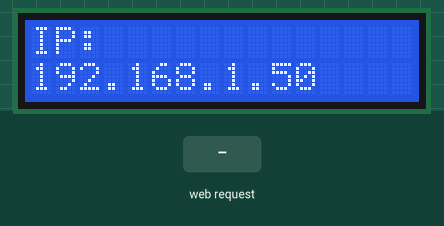
This sketch was run on a simulated ESP32-C3. On the bench: 16×2 character LCD. The inputs (shaded band) are chosen by the test bench. WiFi joins after 1.5 s; servers stay silent unless stated; what the sketch prints to the serial monitor is not drawn.

Above: at 2.9 s.
3.0 s: HTTP request GET /update?fingers=1 received
At 4.0 s:
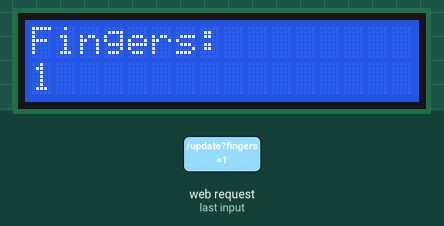
4.5 s: HTTP request GET /update?fingers=0 received
At 5.2 s:
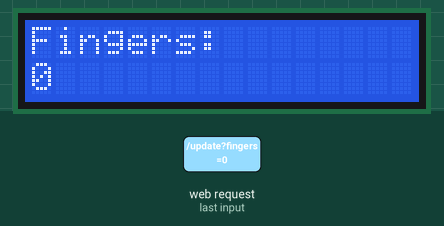
Timing chart, 0 to 7.5 s (numbered marks = the images above; inputs shaded):
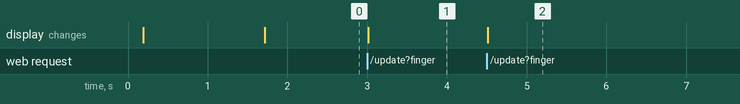

The sketch:

DEMNGONTAYIDE.ino
```cpp
#include <WiFi.h>
#include <WebServer.h>
#include <Wire.h>
#include <LiquidCrystal_I2C.h>

// ==== Cấu hình Wi-Fi ====
const char* ssid = "4 Thang Dan";       // Đổi tên WiFi
const char* password = "0867533106";
// ==== LCD 16x2 ====
LiquidCrystal_I2C lcd(0x27, 16, 2);  // Thay 0x27 nếu khác địa chỉ I2C

// ==== Web server trên port 80 ====
WebServer server(80);

// Hàm xử lý update số ngón tay
void handleUpdate() {
  if (server.hasArg("fingers")) {
    String data = server.arg("fingers");
    int fingers = data.toInt();

    Serial.print("Received fingers: ");
    Serial.println(fingers);

    lcd.clear();
    lcd.setCursor(0,0);
    lcd.print("Fingers:");
    lcd.setCursor(0,1);
    lcd.print(fingers);

    server.send(200, "text/plain", "OK");
  } else {
    server.send(400, "text/plain", "Missing parameter");
  }
}

void setup() {
  Serial.begin(115200);

  // ==== Khởi tạo I2C với SDA/SCL mới ====
  Wire.begin(4, 5); // SDA = GPIO18, SCL = GPIO19

  // ==== Khởi tạo LCD ====
  lcd.begin();
  delay(100);
  lcd.backlight();
  lcd.setCursor(0,0);
  lcd.print("ESP32-C3 Booting");

  // ==== Kết nối Wi-Fi ====
  WiFi.begin(ssid, password);
  lcd.setCursor(0,1);
  lcd.print("Connecting...");
  Serial.println("Connecting to Wi-Fi...");

  while (WiFi.status() != WL_CONNECTED) {
    delay(500);
    Serial.print(".");
  }

  Serial.println();
  Serial.print("Connected! IP: ");
  Serial.println(WiFi.localIP());
  lcd.clear();
  lcd.setCursor(0,0);
  lcd.print("IP:");
  lcd.setCursor(0,1);
  lcd.print(WiFi.localIP());

  // ==== Cấu hình Web server ====
  server.on("/update", handleUpdate);
  server.begin();
  Serial.println("HTTP server started");
}

void loop() {
  server.handleClient();
}
```

Measured:
- after the input at 3.0 s, the display: changes at once (image 1)
- after the input at 4.5 s, the display: changes at once (image 2)
